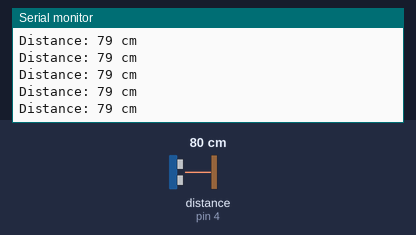
Bench run of a sketch on a simulated Arduino Uno, built with avr-gcc and run on an emulated ATmega328P. On the bench: the last lines printed to the serial monitor. Wiring (inferred from the names in the program): ultrasonic range finder: trigger pin 6; echo pin 4. The test bench sets the inputs (shaded band); at power-on: distance to the obstacle (sensor on pin 4) 80 cm. The echo pulse lasts 58.3 µs per cm.

Above: at 1.2 s.
1.3 s: distance to the obstacle (sensor on pin 4) set to 2 cm
At 1.9 s:
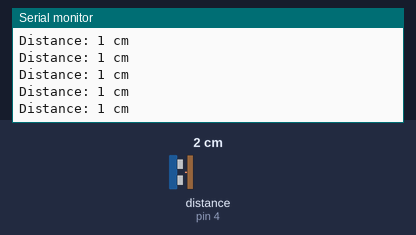
4.3 s: distance to the obstacle (sensor on pin 4) set to 120 cm
At 5.4 s:
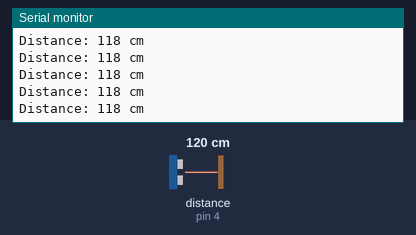
7.3 s: distance to the obstacle (sensor on pin 4) set to 4 cm
At 8.1 s:
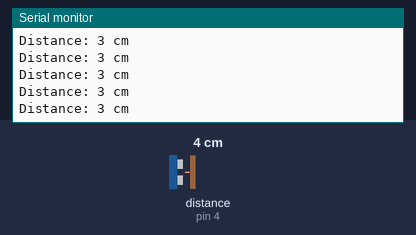
10.3 s: distance to the obstacle (sensor on pin 4) set to 18 cm
At 11.2 s:
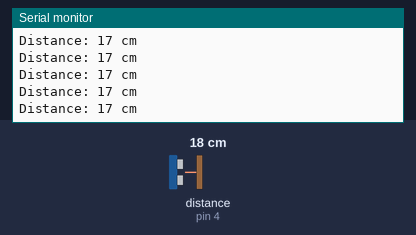
19.3 s: distance to the obstacle (sensor on pin 4) set to 9 cm
At 20.4 s:
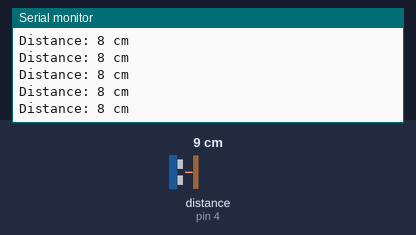
Timing chart, 0 to 22.3 s (numbered marks = the images above; inputs shaded):
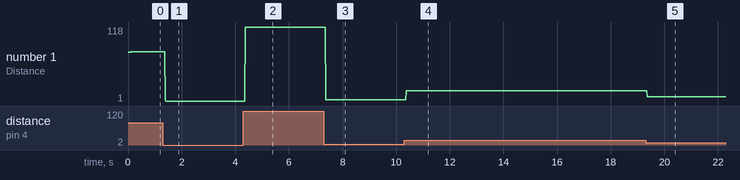

The sketch:

ultra_simple.ino
```cpp
// Defino posiciones para el trigger y el echo del ultra
const int trigPin = 6;
const int echoPin = 4;
// Defino variables a usar
long duration;
int distance;
void setup() {
pinMode(trigPin, OUTPUT); // Seteo el trigger como salida
pinMode(echoPin, INPUT); // Seteo el echo como entrada
Serial.begin(9600);
}
void loop() {
// Limpio los datos del trigger
digitalWrite(trigPin, LOW);
delayMicroseconds(2);
// Doy pulso al trigger
digitalWrite(trigPin, HIGH);
delayMicroseconds(10);
digitalWrite(trigPin, LOW);
// Leo los valores que toma el echo
duration = pulseIn(echoPin, HIGH);
// Realizo calculo de distancia
distance= duration*0.034/2;
// Imprimo distancia en el serial
Serial.print("Distance: ");
Serial.print(distance);
Serial.println(" cm");
}
```

Measured:
- after the input at 1.3 s, the serial monitor: prints a new line after 0.08 s (image 1)
- after the input at 4.3 s, the serial monitor: prints a new line after 0.08 s (image 2)
- after the input at 7.3 s, the serial monitor: prints a new line after 0.07 s (image 3)
- after the input at 10.3 s, the serial monitor: prints a new line after 0.07 s (image 4)
- after the input at 19.3 s, the serial monitor: prints a new line after 0.07 s (image 5)
- plotted number 1: 79 → 1 after the input at 1.3 s, 1 → 118 after the input at 4.3 s, 118 → 3 after the input at 7.3 s, 3 → 17 after the input at 10.3 s, 17 → 8 after the input at 19.3 s
